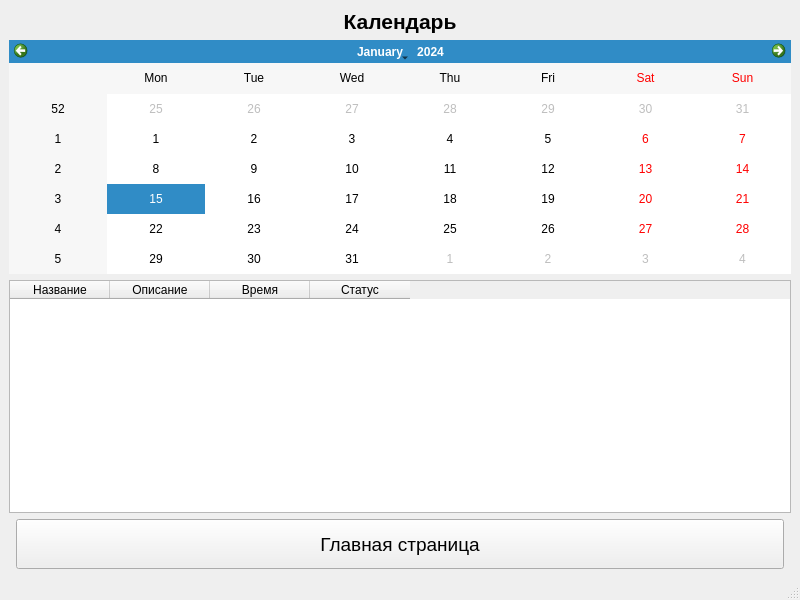
<?xml version="1.0" encoding="UTF-8"?>
<ui version="4.0">
 <class>CalendarWindow</class>
 <widget class="QMainWindow" name="CalendarWindow">
  <property name="geometry"><rect><x>0</x><y>0</y><width>800</width><height>600</height></rect></property>
  <property name="windowTitle"><string>Календарь задач</string></property>
  <widget class="QWidget" name="centralwidget">
   <layout class="QVBoxLayout" name="mainLayout">
    <!-- Header -->
    <item>
     <widget class="QLabel" name="headerLabel">
      <property name="text"><string>Календарь</string></property>
      <property name="alignment"><set>Qt::AlignCenter</set></property>
      <property name="styleSheet"><string>font-size: 16pt; font-weight: bold;</string></property>
     </widget>
    </item>
    <!-- Calendar widget -->
    <item>
     <widget class="QCalendarWidget" name="calendarWidget"/>
    </item>
    <!-- Tasks on selected date -->
    <item>
     <widget class="QTableWidget" name="TasksOnDateTable">
      <property name="columnCount"><number>4</number></property>
      <column><property name="text"><string>Название</string></property></column>
      <column><property name="text"><string>Описание</string></property></column>
      <column><property name="text"><string>Время</string></property></column>
      <column><property name="text"><string>Статус</string></property></column>
     </widget>
    </item>
    <!-- Button -->
    <item>
     <layout class="QHBoxLayout" name="buttonLayout">
      <item>
       <spacer name="hSpacer"><property name="orientation"><enum>Qt::Horizontal</enum></property></spacer>
      </item>
      <item>
       <widget class="QPushButton" name="pushButton_toHomePage">
        <property name="text"><string>Главная страница</string></property>
        <property name="minimumSize"><size><width>200</width><height>50</height></size></property>
        <property name="styleSheet"><string>font-size: 14pt; padding: 10px;</string></property>
       </widget>
      </item>
      <item>
       <spacer name="hSpacer2"><property name="orientation"><enum>Qt::Horizontal</enum></property></spacer>
      </item>
     </layout>
    </item>
   </layout>
  </widget>
  <widget class="QMenuBar" name="menubar"/>
  <widget class="QStatusBar" name="statusbar"/>
 </widget>
 <resources/>
 <connections/>
</ui>
